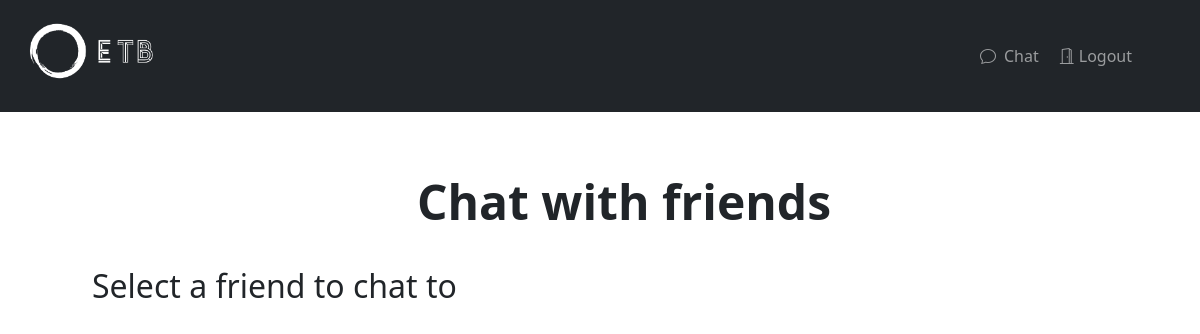
The page /chatlist (signed in) on the database as committed earlier.
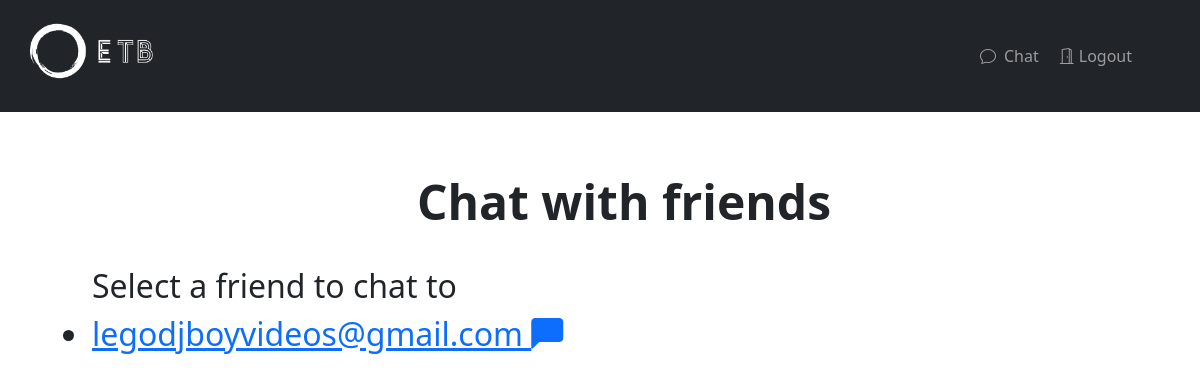
The same page on the database as committed later.
### homeapp/models.py (models this page shows)
class User(AbstractUser):
    pass

### homeapp/views.py (the view)
# urls.py: path('chatlist', views.chatlist, name='chatlist'),
def chatlist(request):
    context = {}
    friendsList = []
    roomNames = []
    friends1 = Friend.objects.filter(userOne=request.user.id).all()
    friends2 = Friend.objects.filter(userTwo=request.user.id).all()
    if (type(friends1) != None):
        for friend in friends1:
            thisUser = User.objects.get(id=friend.userTwo)
            if (type(thisUser) != None):
                names = sorted([request.user.email, thisUser.email])
                roomName = uuid.uuid5(uuid.NAMESPACE_X500, names[0]+ "|" + names[1])
                friendsList.append({"user":thisUser,"room":roomName})
    if (type(friends2) != None):
        for friend in friends2:
            thisUser = User.objects.get(id=friend.userOne)
            if (type(thisUser) != None):
                names = sorted([request.user.email, thisUser.email])
                roomName = uuid.uuid5(uuid.NAMESPACE_X500, names[0]+ "|" + names[1])
                friendsList.append({"user":thisUser,"room":roomName})
    if (len(friendsList) > 0):
        context["friends"] = friendsList
    return render(request, 'homeapp/chat.html', context)

### homeapp/templates/homeapp/chat.html
{% extends "base.html" %}
{% block content %}
    <div class="row" style="padding-top:2.5%">
        <div class="col-sm-12">
            <div class="ps-5">
            <br>
            <div class="container-fluid">
                <p1><center><font size="+5"><b>Chat with friends</b></font></center></p1>
                <br>
                <ul>
                    <font size="+3">Select a friend to chat to
                    {% for friend in friends %}
                        <li>
                            <a href="friends/chat/checkview/{{friend.room}}">{{friend.user.email}} <i class="bi bi-chat-left-fill"></i></a>
                        </li>
                    {% endfor %}
                    </font>
                </ul>
            </div>
        </div>
    </div>
{% endblock content %}

Rows that differ between the two databases and show on the page:
now on this page (row edited): User: user.email "legodjboyvideos@gmail.com"
